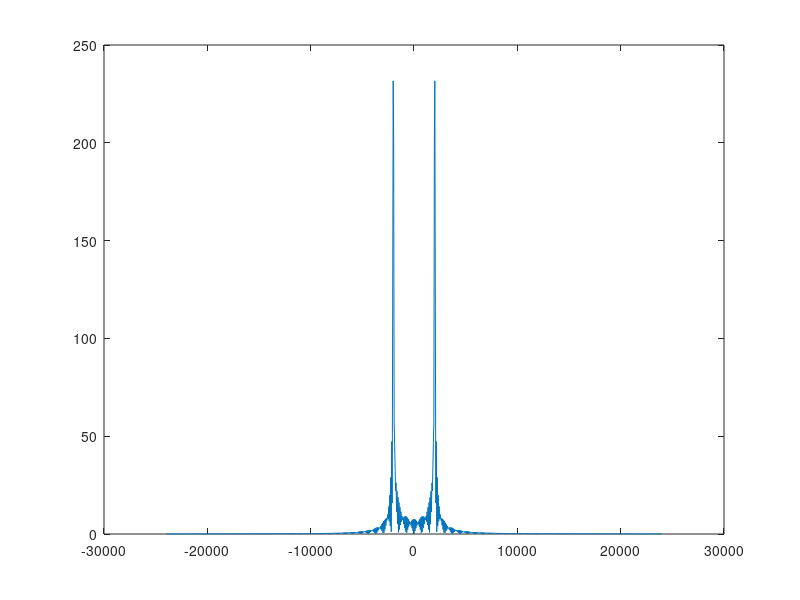

MATLAB code to generate this figure: (Note: this script raises an error after producing the figure.)
clc; clear all; close all hidden;

fp = 2000; %Hz
Fs = 48000; % samples per second [Hz]
samples = 1024;
Tf = samples/Fs; %s
T = 1/Fs;

function x = g(t, fp, Tp)
    x=0;
    if t < Tp
        x = sin(2*pi*fp*t);
    end
end

% avec les param de l'énoncé
t = linspace(0, Tf, samples);
x = zeros(size(t));
for k = 1:length(t)
    x(k) = g(t(k), fp, 0.01);
end

% fft avant de l'émettre et enregistrer
figure;
plot(Fs/samples*(-samples/2:samples/2-1), abs(fftshift(fft(x))))


player = audioplayer(repmat(x, 1, 50), Fs);
play(player);

recorder = audiorecorder(Fs, 24, 1);
record(recorder, Tf);

pause(Tf+1);

x_recorded = [getaudiodata(recorder)];
samples_recorded = length(x_recorded);

%plot(t, x_recorded');

fft_results = fft(x_recorded);
centered_fft_results = fftshift(fft_results); 

figure;
plot(Fs/samples_recorded*(-samples_recorded/2:samples_recorded/2-1), abs(centered_fft_results));



% avec un signal plus court
t = linspace(0, Tf, samples);
x = zeros(size(t));
for k = 1:length(t)
    x(k) = g(t(k), fp, 0.001);
end

figure;
plot(Fs/samples*(-samples/2:samples/2-1), abs(fftshift(fft(x))))